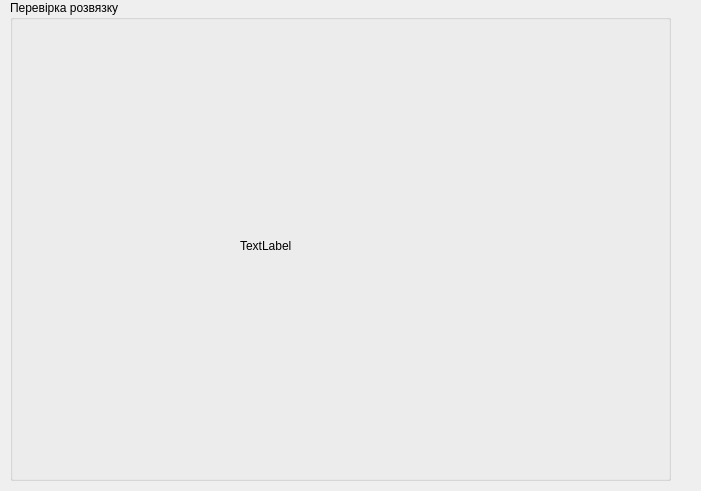
<?xml version="1.0" encoding="UTF-8"?>
<ui version="4.0">
 <class>Dialog</class>
 <widget class="QDialog" name="Dialog">
  <property name="geometry">
   <rect>
    <x>0</x>
    <y>0</y>
    <width>701</width>
    <height>491</height>
   </rect>
  </property>
  <property name="windowTitle">
   <string>Dialog</string>
  </property>
  <widget class="QGroupBox" name="groupBox">
   <property name="geometry">
    <rect>
     <x>10</x>
     <y>0</y>
     <width>661</width>
     <height>481</height>
    </rect>
   </property>
   <property name="title">
    <string>Перевірка розвязку</string>
   </property>
   <widget class="QLabel" name="label">
    <property name="geometry">
     <rect>
      <x>230</x>
      <y>60</y>
      <width>141</width>
      <height>371</height>
     </rect>
    </property>
    <property name="text">
     <string>TextLabel</string>
    </property>
   </widget>
  </widget>
 </widget>
 <resources/>
 <connections/>
</ui>
